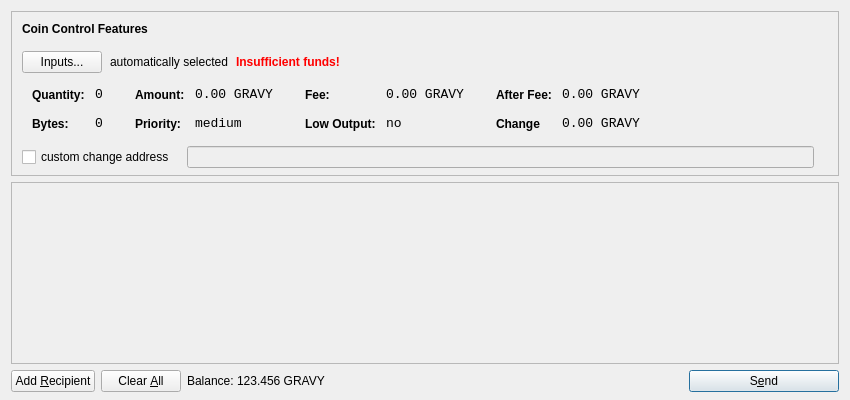
<?xml version="1.0" encoding="UTF-8"?>
<ui version="4.0">
 <class>SendCoinsDialog</class>
 <widget class="QDialog" name="SendCoinsDialog">
  <property name="geometry">
   <rect>
    <x>0</x>
    <y>0</y>
    <width>850</width>
    <height>400</height>
   </rect>
  </property>
  <property name="windowTitle">
   <string>Send Coins</string>
  </property>
  <layout class="QVBoxLayout" name="verticalLayout" stretch="0,1,0">
   <property name="bottomMargin">
    <number>8</number>
   </property>
   <item>
    <widget class="QFrame" name="frameCoinControl">
     <property name="sizePolicy">
      <sizepolicy hsizetype="Expanding" vsizetype="Expanding">
       <horstretch>0</horstretch>
       <verstretch>0</verstretch>
      </sizepolicy>
     </property>
     <property name="maximumSize">
      <size>
       <width>16777215</width>
       <height>16777215</height>
      </size>
     </property>
     <property name="frameShape">
      <enum>QFrame::StyledPanel</enum>
     </property>
     <property name="frameShadow">
      <enum>QFrame::Sunken</enum>
     </property>
     <layout class="QVBoxLayout" name="verticalLayoutCoinControl2">
      <property name="spacing">
       <number>6</number>
      </property>
      <property name="leftMargin">
       <number>0</number>
      </property>
      <property name="topMargin">
       <number>0</number>
      </property>
      <property name="rightMargin">
       <number>0</number>
      </property>
      <property name="bottomMargin">
       <number>6</number>
      </property>
      <item>
       <layout class="QVBoxLayout" name="verticalLayoutCoinControl" stretch="0,0,0,0,1">
        <property name="spacing">
         <number>0</number>
        </property>
        <property name="leftMargin">
         <number>10</number>
        </property>
        <property name="topMargin">
         <number>10</number>
        </property>
        <item>
         <layout class="QHBoxLayout" name="horizontalLayoutCoinControl1">
          <property name="bottomMargin">
           <number>15</number>
          </property>
          <item>
           <widget class="QLabel" name="labelCoinControlFeatures">
            <property name="sizePolicy">
             <sizepolicy hsizetype="Preferred" vsizetype="Maximum">
              <horstretch>0</horstretch>
              <verstretch>0</verstretch>
             </sizepolicy>
            </property>
            <property name="font">
             <font>
              <weight>75</weight>
              <bold>true</bold>
             </font>
            </property>
            <property name="styleSheet">
             <string notr="true">font-weight:bold;</string>
            </property>
            <property name="text">
             <string>Coin Control Features</string>
            </property>
           </widget>
          </item>
         </layout>
        </item>
        <item>
         <layout class="QHBoxLayout" name="horizontalLayoutCoinControl2" stretch="0,0,0,0">
          <property name="spacing">
           <number>8</number>
          </property>
          <property name="bottomMargin">
           <number>10</number>
          </property>
          <item>
           <widget class="QPushButton" name="pushButtonCoinControl">
            <property name="styleSheet">
             <string notr="true"/>
            </property>
            <property name="text">
             <string>Inputs...</string>
            </property>
           </widget>
          </item>
          <item>
           <widget class="QLabel" name="labelCoinControlAutomaticallySelected">
            <property name="text">
             <string>automatically selected</string>
            </property>
            <property name="margin">
             <number>5</number>
            </property>
           </widget>
          </item>
          <item>
           <widget class="QLabel" name="labelCoinControlInsuffFunds">
            <property name="font">
             <font>
              <weight>75</weight>
              <bold>true</bold>
             </font>
            </property>
            <property name="styleSheet">
             <string notr="true">color:red;font-weight:bold;</string>
            </property>
            <property name="text">
             <string>Insufficient funds!</string>
            </property>
            <property name="margin">
             <number>5</number>
            </property>
           </widget>
          </item>
          <item>
           <spacer name="horizontalSpacerCoinControl">
            <property name="orientation">
             <enum>Qt::Horizontal</enum>
            </property>
            <property name="sizeHint" stdset="0">
             <size>
              <width>40</width>
              <height>1</height>
             </size>
            </property>
           </spacer>
          </item>
         </layout>
        </item>
        <item>
         <widget class="QWidget" name="widgetCoinControl" native="true">
          <property name="sizePolicy">
           <sizepolicy hsizetype="Preferred" vsizetype="Preferred">
            <horstretch>0</horstretch>
            <verstretch>0</verstretch>
           </sizepolicy>
          </property>
          <property name="minimumSize">
           <size>
            <width>0</width>
            <height>0</height>
           </size>
          </property>
          <property name="styleSheet">
           <string notr="true"/>
          </property>
          <layout class="QHBoxLayout" name="horizontalLayoutCoinControl5">
           <property name="margin">
            <number>0</number>
           </property>
           <item>
            <layout class="QHBoxLayout" name="horizontalLayoutCoinControl3" stretch="0,0,0,1">
             <property name="spacing">
              <number>20</number>
             </property>
             <property name="topMargin">
              <number>0</number>
             </property>
             <property name="bottomMargin">
              <number>10</number>
             </property>
             <item>
              <layout class="QFormLayout" name="formLayoutCoinControl1">
               <property name="horizontalSpacing">
                <number>10</number>
               </property>
               <property name="verticalSpacing">
                <number>14</number>
               </property>
               <property name="leftMargin">
                <number>10</number>
               </property>
               <property name="topMargin">
                <number>4</number>
               </property>
               <property name="rightMargin">
                <number>6</number>
               </property>
               <item row="0" column="0">
                <widget class="QLabel" name="labelCoinControlQuantityText">
                 <property name="styleSheet">
                  <string notr="true">font-weight:bold;</string>
                 </property>
                 <property name="text">
                  <string>Quantity:</string>
                 </property>
                 <property name="margin">
                  <number>0</number>
                 </property>
                </widget>
               </item>
               <item row="0" column="1">
                <widget class="QLabel" name="labelCoinControlQuantity">
                 <property name="font">
                  <font>
                   <family>Monospace</family>
                   <pointsize>10</pointsize>
                  </font>
                 </property>
                 <property name="cursor">
                  <cursorShape>IBeamCursor</cursorShape>
                 </property>
                 <property name="contextMenuPolicy">
                  <enum>Qt::ActionsContextMenu</enum>
                 </property>
                 <property name="text">
                  <string>0</string>
                 </property>
                 <property name="margin">
                  <number>0</number>
                 </property>
                 <property name="textInteractionFlags">
                  <set>Qt::LinksAccessibleByMouse|Qt::TextSelectableByKeyboard|Qt::TextSelectableByMouse</set>
                 </property>
                </widget>
               </item>
               <item row="1" column="0">
                <widget class="QLabel" name="labelCoinControlBytesText">
                 <property name="styleSheet">
                  <string notr="true">font-weight:bold;</string>
                 </property>
                 <property name="text">
                  <string>Bytes:</string>
                 </property>
                </widget>
               </item>
               <item row="1" column="1">
                <widget class="QLabel" name="labelCoinControlBytes">
                 <property name="font">
                  <font>
                   <family>Monospace</family>
                   <pointsize>10</pointsize>
                  </font>
                 </property>
                 <property name="cursor">
                  <cursorShape>IBeamCursor</cursorShape>
                 </property>
                 <property name="contextMenuPolicy">
                  <enum>Qt::ActionsContextMenu</enum>
                 </property>
                 <property name="text">
                  <string>0</string>
                 </property>
                 <property name="textInteractionFlags">
                  <set>Qt::LinksAccessibleByMouse|Qt::TextSelectableByKeyboard|Qt::TextSelectableByMouse</set>
                 </property>
                </widget>
               </item>
              </layout>
             </item>
             <item>
              <layout class="QFormLayout" name="formLayoutCoinControl2">
               <property name="horizontalSpacing">
                <number>10</number>
               </property>
               <property name="verticalSpacing">
                <number>14</number>
               </property>
               <property name="leftMargin">
                <number>6</number>
               </property>
               <property name="topMargin">
                <number>4</number>
               </property>
               <property name="rightMargin">
                <number>6</number>
               </property>
               <item row="0" column="0">
                <widget class="QLabel" name="labelCoinControlAmountText">
                 <property name="styleSheet">
                  <string notr="true">font-weight:bold;</string>
                 </property>
                 <property name="text">
                  <string>Amount:</string>
                 </property>
                 <property name="margin">
                  <number>0</number>
                 </property>
                </widget>
               </item>
               <item row="0" column="1">
                <widget class="QLabel" name="labelCoinControlAmount">
                 <property name="font">
                  <font>
                   <family>Monospace</family>
                   <pointsize>10</pointsize>
                  </font>
                 </property>
                 <property name="cursor">
                  <cursorShape>IBeamCursor</cursorShape>
                 </property>
                 <property name="contextMenuPolicy">
                  <enum>Qt::ActionsContextMenu</enum>
                 </property>
                 <property name="text">
                  <string>0.00 GRAVY</string>
                 </property>
                 <property name="textInteractionFlags">
                  <set>Qt::LinksAccessibleByMouse|Qt::TextSelectableByKeyboard|Qt::TextSelectableByMouse</set>
                 </property>
                </widget>
               </item>
               <item row="1" column="0">
                <widget class="QLabel" name="labelCoinControlPriorityText">
                 <property name="styleSheet">
                  <string notr="true">font-weight:bold;</string>
                 </property>
                 <property name="text">
                  <string>Priority:</string>
                 </property>
                </widget>
               </item>
               <item row="1" column="1">
                <widget class="QLabel" name="labelCoinControlPriority">
                 <property name="font">
                  <font>
                   <family>Monospace</family>
                   <pointsize>10</pointsize>
                  </font>
                 </property>
                 <property name="cursor">
                  <cursorShape>IBeamCursor</cursorShape>
                 </property>
                 <property name="contextMenuPolicy">
                  <enum>Qt::ActionsContextMenu</enum>
                 </property>
                 <property name="text">
                  <string>medium</string>
                 </property>
                 <property name="textInteractionFlags">
                  <set>Qt::LinksAccessibleByMouse|Qt::TextSelectableByKeyboard|Qt::TextSelectableByMouse</set>
                 </property>
                </widget>
               </item>
              </layout>
             </item>
             <item>
              <layout class="QFormLayout" name="formLayoutCoinControl3">
               <property name="horizontalSpacing">
                <number>10</number>
               </property>
               <property name="verticalSpacing">
                <number>14</number>
               </property>
               <property name="leftMargin">
                <number>6</number>
               </property>
               <property name="topMargin">
                <number>4</number>
               </property>
               <property name="rightMargin">
                <number>6</number>
               </property>
               <item row="0" column="0">
                <widget class="QLabel" name="labelCoinControlFeeText">
                 <property name="styleSheet">
                  <string notr="true">font-weight:bold;</string>
                 </property>
                 <property name="text">
                  <string>Fee:</string>
                 </property>
                 <property name="margin">
                  <number>0</number>
                 </property>
                </widget>
               </item>
               <item row="0" column="1">
                <widget class="QLabel" name="labelCoinControlFee">
                 <property name="font">
                  <font>
                   <family>Monospace</family>
                   <pointsize>10</pointsize>
                  </font>
                 </property>
                 <property name="cursor">
                  <cursorShape>IBeamCursor</cursorShape>
                 </property>
                 <property name="contextMenuPolicy">
                  <enum>Qt::ActionsContextMenu</enum>
                 </property>
                 <property name="text">
                  <string>0.00 GRAVY</string>
                 </property>
                 <property name="textInteractionFlags">
                  <set>Qt::LinksAccessibleByMouse|Qt::TextSelectableByKeyboard|Qt::TextSelectableByMouse</set>
                 </property>
                </widget>
               </item>
               <item row="1" column="0">
                <widget class="QLabel" name="labelCoinControlLowOutputText">
                 <property name="styleSheet">
                  <string notr="true">font-weight:bold;</string>
                 </property>
                 <property name="text">
                  <string>Low Output:</string>
                 </property>
                </widget>
               </item>
               <item row="1" column="1">
                <widget class="QLabel" name="labelCoinControlLowOutput">
                 <property name="font">
                  <font>
                   <family>Monospace</family>
                   <pointsize>10</pointsize>
                  </font>
                 </property>
                 <property name="cursor">
                  <cursorShape>IBeamCursor</cursorShape>
                 </property>
                 <property name="contextMenuPolicy">
                  <enum>Qt::ActionsContextMenu</enum>
                 </property>
                 <property name="text">
                  <string>no</string>
                 </property>
                 <property name="textInteractionFlags">
                  <set>Qt::LinksAccessibleByMouse|Qt::TextSelectableByKeyboard|Qt::TextSelectableByMouse</set>
                 </property>
                </widget>
               </item>
              </layout>
             </item>
             <item>
              <layout class="QFormLayout" name="formLayoutCoinControl4">
               <property name="horizontalSpacing">
                <number>10</number>
               </property>
               <property name="verticalSpacing">
                <number>14</number>
               </property>
               <property name="leftMargin">
                <number>6</number>
               </property>
               <property name="topMargin">
                <number>4</number>
               </property>
               <property name="rightMargin">
                <number>6</number>
               </property>
               <item row="0" column="0">
                <widget class="QLabel" name="labelCoinControlAfterFeeText">
                 <property name="styleSheet">
                  <string notr="true">font-weight:bold;</string>
                 </property>
                 <property name="text">
                  <string>After Fee:</string>
                 </property>
                 <property name="margin">
                  <number>0</number>
                 </property>
                </widget>
               </item>
               <item row="0" column="1">
                <widget class="QLabel" name="labelCoinControlAfterFee">
                 <property name="font">
                  <font>
                   <family>Monospace</family>
                   <pointsize>10</pointsize>
                  </font>
                 </property>
                 <property name="cursor">
                  <cursorShape>IBeamCursor</cursorShape>
                 </property>
                 <property name="contextMenuPolicy">
                  <enum>Qt::ActionsContextMenu</enum>
                 </property>
                 <property name="text">
                  <string>0.00 GRAVY</string>
                 </property>
                 <property name="textInteractionFlags">
                  <set>Qt::LinksAccessibleByMouse|Qt::TextSelectableByKeyboard|Qt::TextSelectableByMouse</set>
                 </property>
                </widget>
               </item>
               <item row="1" column="0">
                <widget class="QLabel" name="labelCoinControlChangeText">
                 <property name="styleSheet">
                  <string notr="true">font-weight:bold;</string>
                 </property>
                 <property name="text">
                  <string>Change</string>
                 </property>
                </widget>
               </item>
               <item row="1" column="1">
                <widget class="QLabel" name="labelCoinControlChange">
                 <property name="font">
                  <font>
                   <family>Monospace</family>
                   <pointsize>10</pointsize>
                  </font>
                 </property>
                 <property name="cursor">
                  <cursorShape>IBeamCursor</cursorShape>
                 </property>
                 <property name="contextMenuPolicy">
                  <enum>Qt::ActionsContextMenu</enum>
                 </property>
                 <property name="text">
                  <string>0.00 GRAVY</string>
                 </property>
                 <property name="textInteractionFlags">
                  <set>Qt::LinksAccessibleByMouse|Qt::TextSelectableByKeyboard|Qt::TextSelectableByMouse</set>
                 </property>
                </widget>
               </item>
              </layout>
             </item>
            </layout>
           </item>
          </layout>
         </widget>
        </item>
        <item>
         <layout class="QHBoxLayout" name="horizontalLayoutCoinControl4" stretch="0,0,0">
          <property name="spacing">
           <number>12</number>
          </property>
          <property name="sizeConstraint">
           <enum>QLayout::SetDefaultConstraint</enum>
          </property>
          <property name="topMargin">
           <number>5</number>
          </property>
          <property name="rightMargin">
           <number>5</number>
          </property>
          <item>
           <widget class="QCheckBox" name="checkBoxCoinControlChange">
            <property name="text">
             <string>custom change address</string>
            </property>
           </widget>
          </item>
          <item>
           <widget class="QLineEdit" name="lineEditCoinControlChange">
            <property name="enabled">
             <bool>false</bool>
            </property>
            <property name="sizePolicy">
             <sizepolicy hsizetype="Expanding" vsizetype="Fixed">
              <horstretch>0</horstretch>
              <verstretch>0</verstretch>
             </sizepolicy>
            </property>
           </widget>
          </item>
          <item>
           <widget class="QLabel" name="labelCoinControlChangeLabel">
            <property name="sizePolicy">
             <sizepolicy hsizetype="Preferred" vsizetype="Expanding">
              <horstretch>0</horstretch>
              <verstretch>0</verstretch>
             </sizepolicy>
            </property>
            <property name="minimumSize">
             <size>
              <width>0</width>
              <height>0</height>
             </size>
            </property>
            <property name="text">
             <string/>
            </property>
            <property name="margin">
             <number>3</number>
            </property>
           </widget>
          </item>
         </layout>
        </item>
        <item>
         <spacer name="verticalSpacerCoinControl">
          <property name="orientation">
           <enum>Qt::Vertical</enum>
          </property>
          <property name="sizeHint" stdset="0">
           <size>
            <width>800</width>
            <height>1</height>
           </size>
          </property>
         </spacer>
        </item>
       </layout>
      </item>
     </layout>
    </widget>
   </item>
   <item>
    <widget class="QScrollArea" name="scrollArea">
     <property name="widgetResizable">
      <bool>true</bool>
     </property>
     <widget class="QWidget" name="scrollAreaWidgetContents">
      <property name="geometry">
       <rect>
        <x>0</x>
        <y>0</y>
        <width>830</width>
        <height>162</height>
       </rect>
      </property>
      <layout class="QVBoxLayout" name="verticalLayout_2">
       <property name="margin">
        <number>0</number>
       </property>
       <item>
        <layout class="QVBoxLayout" name="entries">
         <property name="spacing">
          <number>6</number>
         </property>
        </layout>
       </item>
       <item>
        <spacer name="verticalSpacer">
         <property name="orientation">
          <enum>Qt::Vertical</enum>
         </property>
         <property name="sizeHint" stdset="0">
          <size>
           <width>20</width>
           <height>40</height>
          </size>
         </property>
        </spacer>
       </item>
      </layout>
     </widget>
    </widget>
   </item>
   <item>
    <layout class="QHBoxLayout" name="horizontalLayout">
     <item>
      <widget class="QPushButton" name="addButton">
       <property name="toolTip">
        <string>Send to multiple recipients at once</string>
       </property>
       <property name="text">
        <string>Add &amp;Recipient</string>
       </property>
       <property name="icon">
        <iconset resource="../bitcoin.qrc">
         <normaloff>:/icons/add</normaloff>:/icons/add</iconset>
       </property>
       <property name="autoDefault">
        <bool>false</bool>
       </property>
      </widget>
     </item>
     <item>
      <widget class="QPushButton" name="clearButton">
       <property name="sizePolicy">
        <sizepolicy hsizetype="Minimum" vsizetype="Fixed">
         <horstretch>0</horstretch>
         <verstretch>0</verstretch>
        </sizepolicy>
       </property>
       <property name="toolTip">
        <string>Remove all transaction fields</string>
       </property>
       <property name="text">
        <string>Clear &amp;All</string>
       </property>
       <property name="icon">
        <iconset resource="../bitcoin.qrc">
         <normaloff>:/icons/remove</normaloff>:/icons/remove</iconset>
       </property>
       <property name="autoRepeatDelay">
        <number>300</number>
       </property>
       <property name="autoDefault">
        <bool>false</bool>
       </property>
      </widget>
     </item>
     <item>
      <layout class="QHBoxLayout" name="horizontalLayout_2">
       <property name="spacing">
        <number>3</number>
       </property>
       <item>
        <widget class="QLabel" name="label">
         <property name="sizePolicy">
          <sizepolicy hsizetype="Preferred" vsizetype="Fixed">
           <horstretch>0</horstretch>
           <verstretch>0</verstretch>
          </sizepolicy>
         </property>
         <property name="text">
          <string>Balance:</string>
         </property>
        </widget>
       </item>
       <item>
        <widget class="QLabel" name="labelBalance">
         <property name="sizePolicy">
          <sizepolicy hsizetype="Preferred" vsizetype="Fixed">
           <horstretch>0</horstretch>
           <verstretch>0</verstretch>
          </sizepolicy>
         </property>
         <property name="cursor">
          <cursorShape>IBeamCursor</cursorShape>
         </property>
         <property name="text">
          <string>123.456 GRAVY</string>
         </property>
         <property name="textInteractionFlags">
          <set>Qt::LinksAccessibleByMouse|Qt::TextSelectableByKeyboard|Qt::TextSelectableByMouse</set>
         </property>
        </widget>
       </item>
      </layout>
     </item>
     <item>
      <spacer name="horizontalSpacer">
       <property name="orientation">
        <enum>Qt::Horizontal</enum>
       </property>
       <property name="sizeHint" stdset="0">
        <size>
         <width>40</width>
         <height>20</height>
        </size>
       </property>
      </spacer>
     </item>
     <item>
      <widget class="QPushButton" name="sendButton">
       <property name="minimumSize">
        <size>
         <width>150</width>
         <height>0</height>
        </size>
       </property>
       <property name="toolTip">
        <string>Confirm the send action</string>
       </property>
       <property name="text">
        <string>S&amp;end</string>
       </property>
       <property name="icon">
        <iconset resource="../bitcoin.qrc">
         <normaloff>:/icons/send</normaloff>:/icons/send</iconset>
       </property>
       <property name="default">
        <bool>true</bool>
       </property>
      </widget>
     </item>
    </layout>
   </item>
  </layout>
 </widget>
 <resources>
  <include location="../bitcoin.qrc"/>
 </resources>
 <connections/>
</ui>
